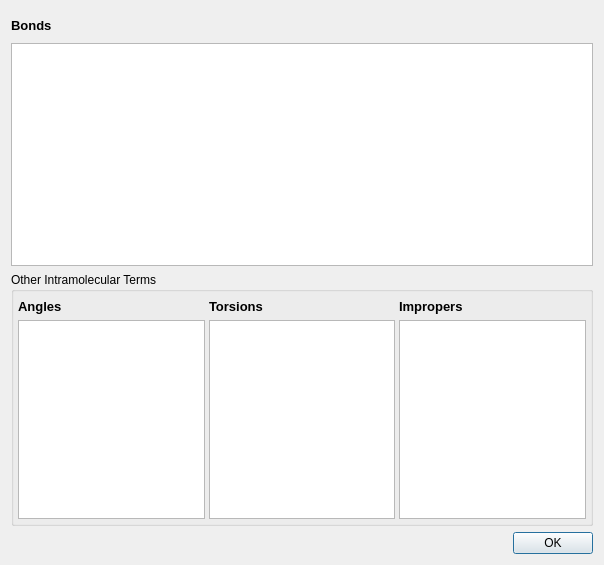
<?xml version="1.0" encoding="UTF-8"?>
<ui version="4.0">
 <class>GeometryDialog</class>
 <widget class="QDialog" name="GeometryDialog">
  <property name="geometry">
   <rect>
    <x>0</x>
    <y>0</y>
    <width>604</width>
    <height>565</height>
   </rect>
  </property>
  <property name="sizePolicy">
   <sizepolicy hsizetype="Expanding" vsizetype="Expanding">
    <horstretch>0</horstretch>
    <verstretch>0</verstretch>
   </sizepolicy>
  </property>
  <property name="windowTitle">
   <string>Geometry</string>
  </property>
  <layout class="QVBoxLayout" name="verticalLayout_4">
   <item>
    <widget class="QWidget" name="BondsWidget" native="true">
     <property name="sizePolicy">
      <sizepolicy hsizetype="Expanding" vsizetype="Preferred">
       <horstretch>1</horstretch>
       <verstretch>0</verstretch>
      </sizepolicy>
     </property>
     <layout class="QVBoxLayout" name="verticalLayout">
      <property name="spacing">
       <number>4</number>
      </property>
      <property name="leftMargin">
       <number>0</number>
      </property>
      <property name="topMargin">
       <number>0</number>
      </property>
      <property name="rightMargin">
       <number>0</number>
      </property>
      <property name="bottomMargin">
       <number>0</number>
      </property>
      <item>
       <layout class="QHBoxLayout" name="horizontalLayout_5">
        <property name="spacing">
         <number>4</number>
        </property>
        <item>
         <widget class="QLabel" name="BondLabel">
          <property name="sizePolicy">
           <sizepolicy hsizetype="Preferred" vsizetype="Minimum">
            <horstretch>0</horstretch>
            <verstretch>0</verstretch>
           </sizepolicy>
          </property>
          <property name="minimumSize">
           <size>
            <width>0</width>
            <height>28</height>
           </size>
          </property>
          <property name="font">
           <font>
            <pointsize>10</pointsize>
            <weight>75</weight>
            <bold>true</bold>
           </font>
          </property>
          <property name="text">
           <string>Bonds</string>
          </property>
         </widget>
        </item>
        <item>
         <spacer name="horizontalSpacer_3">
          <property name="orientation">
           <enum>Qt::Horizontal</enum>
          </property>
          <property name="sizeHint" stdset="0">
           <size>
            <width>40</width>
            <height>20</height>
           </size>
          </property>
         </spacer>
        </item>
       </layout>
      </item>
      <item>
       <widget class="QTableView" name="BondTable">
        <property name="sizePolicy">
         <sizepolicy hsizetype="Expanding" vsizetype="Expanding">
          <horstretch>0</horstretch>
          <verstretch>1</verstretch>
         </sizepolicy>
        </property>
        <property name="showDropIndicator" stdset="0">
         <bool>false</bool>
        </property>
        <property name="dragDropOverwriteMode">
         <bool>false</bool>
        </property>
        <property name="selectionBehavior">
         <enum>QAbstractItemView::SelectRows</enum>
        </property>
        <property name="showGrid">
         <bool>true</bool>
        </property>
        <attribute name="horizontalHeaderVisible">
         <bool>false</bool>
        </attribute>
        <attribute name="horizontalHeaderStretchLastSection">
         <bool>true</bool>
        </attribute>
        <attribute name="verticalHeaderVisible">
         <bool>false</bool>
        </attribute>
        <attribute name="verticalHeaderStretchLastSection">
         <bool>false</bool>
        </attribute>
       </widget>
      </item>
     </layout>
    </widget>
   </item>
   <item>
    <widget class="QGroupBox" name="ConnectivityIntraGroup">
     <property name="sizePolicy">
      <sizepolicy hsizetype="Expanding" vsizetype="Expanding">
       <horstretch>0</horstretch>
       <verstretch>0</verstretch>
      </sizepolicy>
     </property>
     <property name="title">
      <string>Other Intramolecular Terms</string>
     </property>
     <layout class="QHBoxLayout" name="horizontalLayout_3">
      <property name="spacing">
       <number>4</number>
      </property>
      <property name="leftMargin">
       <number>4</number>
      </property>
      <property name="topMargin">
       <number>4</number>
      </property>
      <property name="rightMargin">
       <number>4</number>
      </property>
      <property name="bottomMargin">
       <number>4</number>
      </property>
      <item>
       <layout class="QVBoxLayout" name="verticalLayout_2">
        <property name="spacing">
         <number>4</number>
        </property>
        <item>
         <layout class="QHBoxLayout" name="horizontalLayout_6">
          <property name="spacing">
           <number>4</number>
          </property>
          <item>
           <widget class="QLabel" name="AngleLabel">
            <property name="sizePolicy">
             <sizepolicy hsizetype="Preferred" vsizetype="Minimum">
              <horstretch>0</horstretch>
              <verstretch>0</verstretch>
             </sizepolicy>
            </property>
            <property name="font">
             <font>
              <pointsize>10</pointsize>
              <weight>75</weight>
              <bold>true</bold>
             </font>
            </property>
            <property name="text">
             <string>Angles</string>
            </property>
           </widget>
          </item>
          <item>
           <spacer name="horizontalSpacer_4">
            <property name="orientation">
             <enum>Qt::Horizontal</enum>
            </property>
            <property name="sizeHint" stdset="0">
             <size>
              <width>40</width>
              <height>20</height>
             </size>
            </property>
           </spacer>
          </item>
         </layout>
        </item>
        <item>
         <widget class="QTableView" name="AngleTable">
          <property name="showDropIndicator" stdset="0">
           <bool>false</bool>
          </property>
          <property name="dragDropOverwriteMode">
           <bool>false</bool>
          </property>
          <property name="selectionBehavior">
           <enum>QAbstractItemView::SelectRows</enum>
          </property>
          <property name="showGrid">
           <bool>true</bool>
          </property>
          <attribute name="horizontalHeaderVisible">
           <bool>false</bool>
          </attribute>
          <attribute name="horizontalHeaderStretchLastSection">
           <bool>true</bool>
          </attribute>
          <attribute name="verticalHeaderVisible">
           <bool>false</bool>
          </attribute>
          <attribute name="verticalHeaderStretchLastSection">
           <bool>false</bool>
          </attribute>
         </widget>
        </item>
       </layout>
      </item>
      <item>
       <layout class="QVBoxLayout" name="verticalLayout_3">
        <property name="spacing">
         <number>4</number>
        </property>
        <item>
         <layout class="QHBoxLayout" name="horizontalLayout_7">
          <property name="spacing">
           <number>4</number>
          </property>
          <item>
           <widget class="QLabel" name="TorsionLabel">
            <property name="sizePolicy">
             <sizepolicy hsizetype="Preferred" vsizetype="Minimum">
              <horstretch>0</horstretch>
              <verstretch>0</verstretch>
             </sizepolicy>
            </property>
            <property name="font">
             <font>
              <pointsize>10</pointsize>
              <weight>75</weight>
              <bold>true</bold>
             </font>
            </property>
            <property name="text">
             <string>Torsions</string>
            </property>
           </widget>
          </item>
          <item>
           <spacer name="horizontalSpacer_5">
            <property name="orientation">
             <enum>Qt::Horizontal</enum>
            </property>
            <property name="sizeHint" stdset="0">
             <size>
              <width>40</width>
              <height>20</height>
             </size>
            </property>
           </spacer>
          </item>
         </layout>
        </item>
        <item>
         <widget class="QTableView" name="TorsionTable">
          <property name="showDropIndicator" stdset="0">
           <bool>false</bool>
          </property>
          <property name="dragDropOverwriteMode">
           <bool>false</bool>
          </property>
          <property name="selectionBehavior">
           <enum>QAbstractItemView::SelectRows</enum>
          </property>
          <property name="showGrid">
           <bool>true</bool>
          </property>
          <attribute name="horizontalHeaderVisible">
           <bool>false</bool>
          </attribute>
          <attribute name="horizontalHeaderStretchLastSection">
           <bool>true</bool>
          </attribute>
          <attribute name="verticalHeaderVisible">
           <bool>false</bool>
          </attribute>
          <attribute name="verticalHeaderStretchLastSection">
           <bool>false</bool>
          </attribute>
         </widget>
        </item>
       </layout>
      </item>
      <item>
       <layout class="QVBoxLayout" name="verticalLayout_11">
        <property name="spacing">
         <number>4</number>
        </property>
        <item>
         <layout class="QHBoxLayout" name="horizontalLayout_9">
          <property name="spacing">
           <number>4</number>
          </property>
          <item>
           <widget class="QLabel" name="ImproperLabel">
            <property name="sizePolicy">
             <sizepolicy hsizetype="Preferred" vsizetype="Minimum">
              <horstretch>0</horstretch>
              <verstretch>0</verstretch>
             </sizepolicy>
            </property>
            <property name="font">
             <font>
              <pointsize>10</pointsize>
              <weight>75</weight>
              <bold>true</bold>
             </font>
            </property>
            <property name="text">
             <string>Impropers</string>
            </property>
           </widget>
          </item>
          <item>
           <spacer name="horizontalSpacer_7">
            <property name="orientation">
             <enum>Qt::Horizontal</enum>
            </property>
            <property name="sizeHint" stdset="0">
             <size>
              <width>40</width>
              <height>20</height>
             </size>
            </property>
           </spacer>
          </item>
         </layout>
        </item>
        <item>
         <widget class="QTableView" name="ImproperTable">
          <property name="showDropIndicator" stdset="0">
           <bool>false</bool>
          </property>
          <property name="dragDropOverwriteMode">
           <bool>false</bool>
          </property>
          <property name="selectionBehavior">
           <enum>QAbstractItemView::SelectRows</enum>
          </property>
          <property name="showGrid">
           <bool>true</bool>
          </property>
          <attribute name="horizontalHeaderVisible">
           <bool>false</bool>
          </attribute>
          <attribute name="horizontalHeaderStretchLastSection">
           <bool>true</bool>
          </attribute>
          <attribute name="verticalHeaderVisible">
           <bool>false</bool>
          </attribute>
          <attribute name="verticalHeaderStretchLastSection">
           <bool>false</bool>
          </attribute>
         </widget>
        </item>
       </layout>
      </item>
     </layout>
    </widget>
   </item>
   <item>
    <layout class="QHBoxLayout" name="horizontalLayout">
     <item>
      <spacer name="horizontalSpacer">
       <property name="orientation">
        <enum>Qt::Horizontal</enum>
       </property>
       <property name="sizeHint" stdset="0">
        <size>
         <width>40</width>
         <height>20</height>
        </size>
       </property>
      </spacer>
     </item>
     <item>
      <widget class="QPushButton" name="OKButton">
       <property name="text">
        <string>OK</string>
       </property>
      </widget>
     </item>
    </layout>
   </item>
  </layout>
 </widget>
 <resources/>
 <connections/>
</ui>
